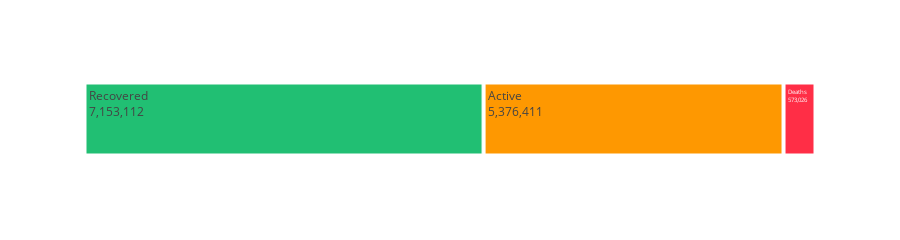

This figure's notebook cell:
### Code cell
# now plotting a tree map
fig = px.treemap(overall_global_temp, path=['variable'], values='value', height=225, color_discrete_sequence=['#21bf73', '#fe9801', '#ff2e46'])
#adding the data to be displayed
fig.data[0].textinfo='label+text+value'
fig.show()

### Figure 1 — Plotly figure (JSON) as saved in the notebook; plotly's stock layout.template omitted (floating-point values rounded to 4 significant figures)
{"data": [{"branchvalues": "total", "domain": {"x": [0, 1], "y": [0, 1]}, "hovertemplate": "labels=%{label}<br>value=%{value}<br>parent=%{parent}<br>id=%{id}<extra></extra>", "ids": ["Active", "Deaths", "Recovered"], "labels": ["Active", "Deaths", "Recovered"], "name": "", "parents": ["", "", ""], "textinfo": "label+text+value", "type": "treemap", "values": [5376411, 573026, 7153112]}], "layout": {"height": 225, "legend": {"tracegroupgap": 0}, "margin": {"t": 60}, "treemapcolorway": ["#21bf73", "#fe9801", "#ff2e46"]}}
